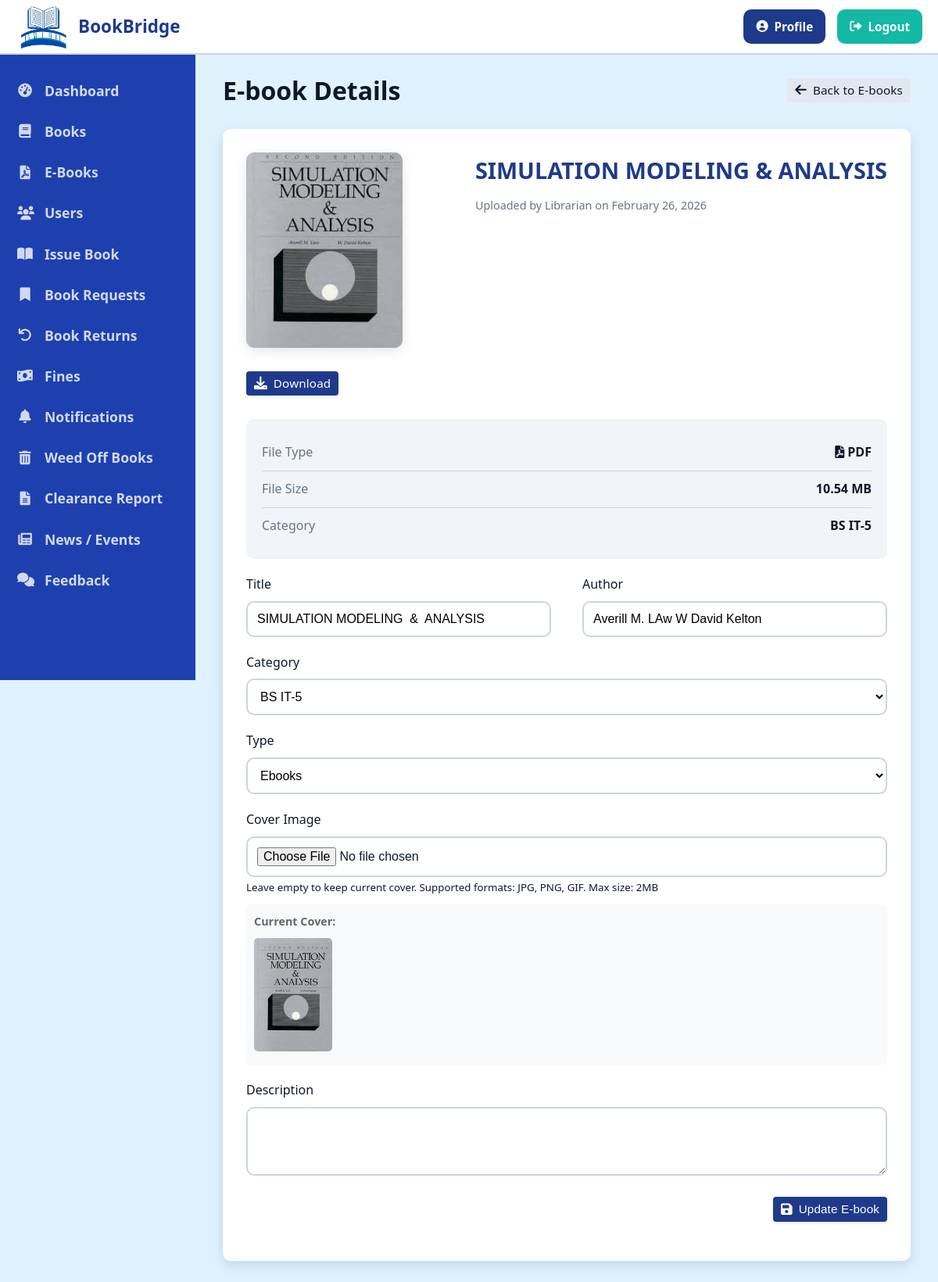
The page /librarian/ebook_details.php?id=265 (signed in) on the database its author committed.
### tables this page shows
CREATE TABLE `ebooks` (
  `id` int(11) NOT NULL,
  `title` varchar(255) NOT NULL,
  `author` varchar(100) NOT NULL,
  `category` varchar(50) DEFAULT NULL,
  `file_path` varchar(255) NOT NULL,
  `file_size` varchar(20) DEFAULT NULL,
  `file_type` varchar(20) DEFAULT NULL,
  `description` text DEFAULT NULL,
  `uploaded_by` int(11) DEFAULT NULL,
  `created_at` timestamp NOT NULL DEFAULT current_timestamp(),
  `cover_image` varchar(255) DEFAULT NULL,
  `type` enum('Pastpapers','outlines','ebooks') DEFAULT NULL
);

CREATE TABLE `users` (
  `id` int(11) NOT NULL,
  `unique_id` varchar(20) DEFAULT NULL,
  `name` varchar(100) NOT NULL,
  `email` varchar(100) NOT NULL,
  `password` varchar(255) NOT NULL,
  `role` enum('librarian','student','faculty') NOT NULL,
  `class` varchar(100) DEFAULT NULL,
  `phone` varchar(20) DEFAULT NULL,
  `address` text DEFAULT NULL,
  `created_at` timestamp NOT NULL DEFAULT current_timestamp(),
  `approval_status` varchar(20) DEFAULT 'pending',
  `approved_at` timestamp NULL DEFAULT NULL,
  `rejected_at` timestamp NULL DEFAULT NULL,
  `email_verified` tinyint(1) DEFAULT 0,
  `email_verification_token` varchar(255) DEFAULT NULL
);

### librarian/ebook_details.php (the view, shortened to what this page needs)
<?php
include_once '../includes/header.php';
$ebookId = isset($_GET['id']) ? (int)$_GET['id'] : 0;
$stmt = $conn->prepare("
    SELECT e.*, u.name as uploader_name
    FROM ebooks e
    LEFT JOIN users u ON e.uploaded_by = u.id
    WHERE e.id = ?
");
$stmt->bind_param("i", $ebookId);
$stmt->execute();
$result = $stmt->get_result();
$ebook = $result->fetch_assoc();
?>
<div class="container">
    <div class="d-flex justify-between align-center mb-4">
        <h1 class="page-title">E-book Details</h1>
        <a href="e-books.php" class="btn btn-secondary">
            <i class="fas fa-arrow-left"></i> Back to E-books
        </a>
    </div>
    <div class="ebook-details">
        <div class="ebook-header">
            <div class="ebook-cover-section">
                <div class="ebook-cover-large">
                    <?php if (!empty($ebook['cover_image'])): ?>
                        <img src="<?php echo htmlspecialchars($ebook['cover_image']); ?>" alt="<?php echo htmlspecialchars($ebook['title']); ?>">
                    <?php endif; ?>
                </div>
            </div>
            <div>
                <h2 class="ebook-title"><?php echo htmlspecialchars($ebook['title']); ?></h2>
                <div class="ebook-meta">
                    <p>Uploaded by <?php echo htmlspecialchars($ebook['uploader_name']); ?> on
                       <?php echo date('F j, Y', strtotime($ebook['created_at'])); ?></p>
                </div>
            </div>
            <div class="ebook-actions">
                <a href="<?php echo htmlspecialchars($ebook['file_path']); ?>" class="btn btn-primary" target="_blank">
                    <i class="fas fa-download"></i> Download
                </a>
            </div>
        </div>
        <div class="file-info">
            <div class="file-info-item">
                <span class="file-info-label">File Type</span>
                <span class="file-info-value">
                    <i class="fas fa-file-<?php echo strtolower($ebook['file_type']) == 'pdf' ? 'pdf' : 'alt'; ?>"></i>
                    <?php echo strtoupper($ebook['file_type']); ?>
                </span>
            </div>
            <div class="file-info-item">
                <span class="file-info-label">File Size</span>
                <span class="file-info-value"><?php echo htmlspecialchars($ebook['file_size']); ?></span>
            </div>
            <div class="file-info-item">
                <span class="file-info-label">Category</span>
                <span class="file-info-value"><?php echo htmlspecialchars($ebook['category']); ?></span>
            </div>
        </div>
        <form action="" method="POST" enctype="multipart/form-data">
            <div class="form-row">
                <div class="form-col">
                    <div class="form-group">
                        <label for="title">Title</label>
                        <input type="text" id="title" name="title" class="form-control"
                               value="<?php echo htmlspecialchars($ebook['title']); ?>" required>
                    </div>
                </div>
                <div class="form-col">
                    <div class="form-group">
                        <label for="author">Author</label>
                        <input type="text" id="author" name="author" class="form-control"
                               value="<?php echo htmlspecialchars($ebook['author']); ?>" required>
                    </div>
                </div>
            </div>
            <div class="form-group">
                <label for="category">Category</label>
                <select id="category" name="category" class="form-control" required>
                    <?php
                    $categories = [
                        'BS IT-1', 'BS IT-2', 'BS IT-3', 'BS IT-4', 'BS IT-5', 'BS IT-6', 'BS IT-7', 'BS IT-8',
                        'BS ENG-1', 'BS ENG-2', 'BS ENG-3', 'BS ENG-4', 'BS ENG-5', 'BS ENG-6', 'BS ENG-7', 'BS ENG-8',
                        'BS HPE-1', 'BS HPE-2', 'BS HPE-3', 'BS HPE-4', 'BS HPE-5', 'BS HPE-6', 'BS HPE-7', 'BS HPE-8',
                        '1st Year Pre Engineering', '2nd Year Pre Engineering',
                        '1st Year Pre Medical', '2nd Year Pre Medical',
                        '1st Year Arts', '2nd Year Arts', '1st Year ICS', '2nd Year ICS'
                    ];
                    foreach ($categories as $cat) {
                        $selected = ($ebook['category'] == $cat) ? 'selected' : '';
                        echo "<option value=\"$cat\" $selected>$cat</option>";
                    }
                    ?>
                </select>
            </div>
            <div class="form-group">
                <label for="type">Type</label>
                <select id="type" name="type" class="form-control" required>
                    <?php
                    $types = ['pastpapers', 'ebooks', 'outlines'];
                    foreach ($types as $t) {
                        $selected = ($ebook['type'] == $t) ? 'selected' : '';
                        echo "<option value=\"$t\" $selected>" . ucfirst($t) . "</option>";
                    }
                    ?>
                </select>
            </div>
            <div class="form-group">
                <label for="cover_image">Cover Image</label>
                <input type="file" id="cover_image" name="cover_image" class="form-control" accept="image/*">
                <small class="text-muted">Leave empty to keep current cover. Supported formats: JPG, PNG, GIF. Max size: 2MB</small>
                <?php if (!empty($ebook['cover_image'])): ?>
                    <div class="current-cover-preview">
                        <p><strong>Current Cover:</strong></p>
                        <img src="<?php echo htmlspecialchars($ebook['cover_image']); ?>" alt="Current cover" style="max-width: 100px; height: auto; border-radius: 5px;">
                    </div>
                <?php endif; ?>
            </div>
            <div class="form-group">
                <label for="description">Description</label>
                <textarea id="description" name="description" class="form-control" rows="4"><?php echo htmlspecialchars($ebook['description']); ?></textarea>
            </div>
            <div class="form-group text-right">
                <button type="submit" class="btn btn-primary">
                    <i class="fas fa-save"></i> Update E-book
                </button>
            </div>
        </form>
    </div>
</div>
<?php
include_once '../includes/footer.php';
?>

### css/style.css (style rules this page uses)
:root { --primary-color: #1E3A8A; --primary-light: #3B82F6; --primary-dark: #1E40AF; --secondary-color: #E0F2FE; --accent-color: #14B8A6; --success-color: #22C55E; --warning-color: #F59E0B; --danger-color: #EF4444; --text-color: #0F172A; --text-light: #64748B; --white: #FFFFFF; --gray-100: #F1F5F9; --gray-200: #E2E8F0; --gray-300: #CBD5E1; --gray-400: #94A3B8; --gray-500: #64748B; --border-radius: 10px; --box-shadow: 0 6px 16px rgba(30, 58, 138, 0.15); --transition: all 0.3s ease-in-out; }
* { margin: 0; padding: 0; box-sizing: border-box; }
body { font-family: 'Segoe UI', Tahoma, Geneva, Verdana, sans-serif; line-height: 1.6; color: var(--text-color); background-color: var(--secondary-color); }
a { text-decoration: none; color: var(--primary-color); transition: var(--transition); }
img { max-width: 100%; }
.container { width: 100%; max-width: 1200px; margin: 0 auto; padding: 0 15px; }
.text-right { text-align: right; }
.d-flex { display: flex; }
.justify-between { justify-content: space-between; }
.align-center { align-items: center; }
.btn { display: inline-flex; align-items: center; justify-content: center; padding: 10px 20px; border: none; border-radius: var(--border-radius); cursor: pointer; font-weight: 500; transition: var(--transition); text-align: center; gap: 8px; font-size: 0.95em; line-height: 1.4; letter-spacing: 0.01em; white-space: nowrap; }
.btn i { font-size: 1.1em; }
.btn-primary { background-color: var(--primary-color); color: var(--white); box-shadow: 0 2px 4px rgba(13, 71, 161, 0.1); }
.btn-secondary { background-color: var(--gray-200); color: var(--text-color); }
.form-group { margin-bottom: 20px; }
.form-group label { display: block; margin-bottom: 8px; font-weight: 500; color: var(--text-color); }
.form-control { width: 100%; padding: 12px; border: 2px solid var(--gray-300); border-radius: var(--border-radius); font-size: 1em; transition: var(--transition); background-color: var(--white); box-sizing: border-box; }
.form-row { display: flex; margin: 0 -10px; gap: 20px; }
.form-col { flex: 1; padding: 0 10px; }
.mb-4 { margin-bottom: 1.5rem; }
.ebook-details { background: var(--white); border-radius: var(--border-radius); box-shadow: var(--box-shadow); padding: 30px; margin-bottom: 30px; }
.ebook-header { display: flex; justify-content: space-between; align-items: flex-start; margin-bottom: 30px; flex-wrap: wrap; gap: 20px; }
.ebook-title { margin: 0 0 10px 0; font-size: 1.8em; color: var(--primary-color); }
.ebook-meta { color: var(--text-light); font-size: 0.9em; margin-bottom: 20px; }
.ebook-actions { display: flex; gap: 10px; flex-wrap: wrap; }
.file-info { background: var(--gray-100); padding: 20px; border-radius: var(--border-radius); margin-bottom: 20px; }
.file-info-item { display: flex; justify-content: space-between; padding: 10px 0; border-bottom: 1px solid var(--gray-300); }
.file-info-item:last-child { border-bottom: none; }
.file-info-label { color: var(--text-light); font-weight: 500; }
.file-info-value { color: var(--text-color); font-weight: 600; }
.btn { padding: 5px 10px; border-radius: 4px; cursor: pointer; }

### librarian/ebook_details.php (style rules this page uses)
.ebook-cover-section { margin-right: 30px; }
.ebook-cover-large { width: 200px; height: 250px; background: var(--gray-100); border-radius: 10px; display: flex; align-items: center; justify-content: center; overflow: hidden; box-shadow: 0 4px 15px rgba(0, 0, 0, 0.1); }
.ebook-cover-large img { width: 100%; height: 100%; object-fit: cover; }
.ebook-header { display: flex; align-items: flex-start; margin-bottom: 30px; gap: 30px; }
.current-cover-preview { margin-top: 10px; padding: 10px; background: #f8f9fa; border-radius: 5px; }
.current-cover-preview p { margin: 0 0 10px 0; font-size: 0.9em; color: #666; }

### rows shown on the page
ebooks: cover_image (picture), title "SIMULATION MODELING & ANALYSIS", uploaded_by.name "Librarian", created_at "February 26, 2026", file_type "PDF", file_size "10.54 MB", category "BS IT-5", author "Averill M. LAw W David Kelton"

### other values the page prints
form field category "BS IT-5"
form field type "Ebooks"
